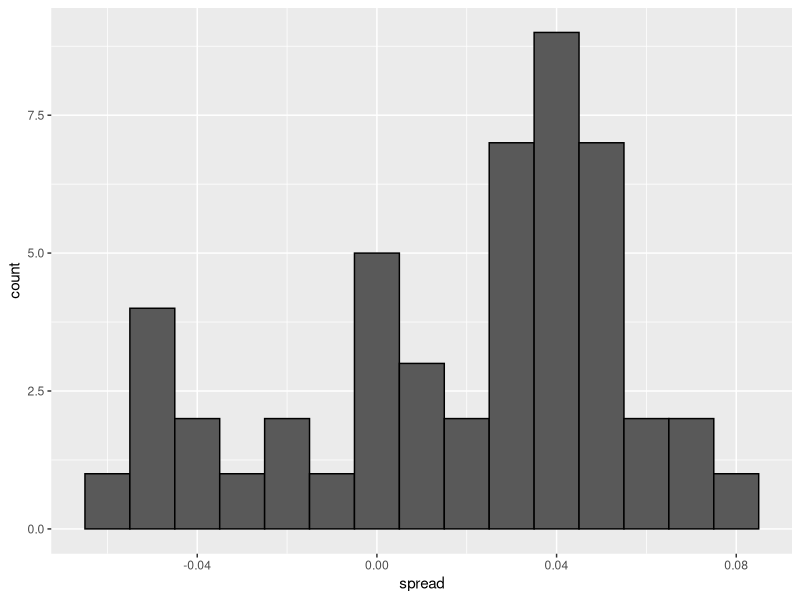
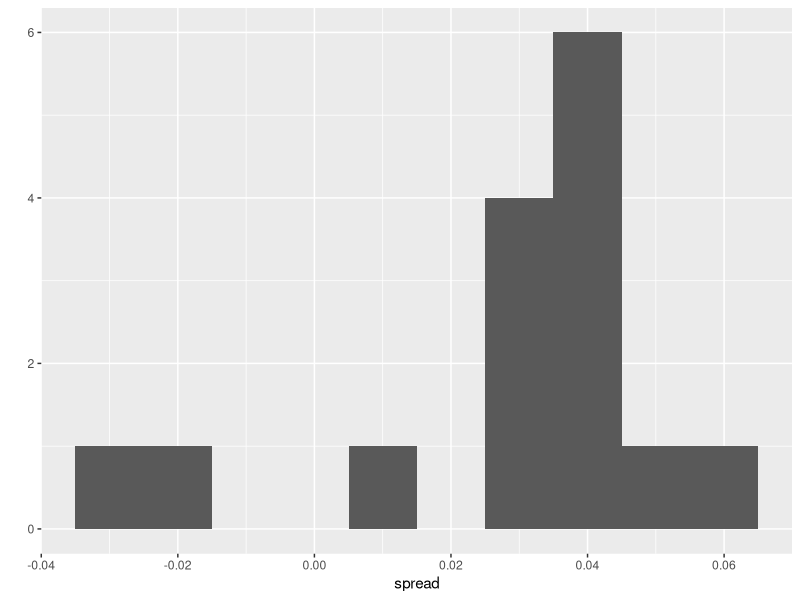
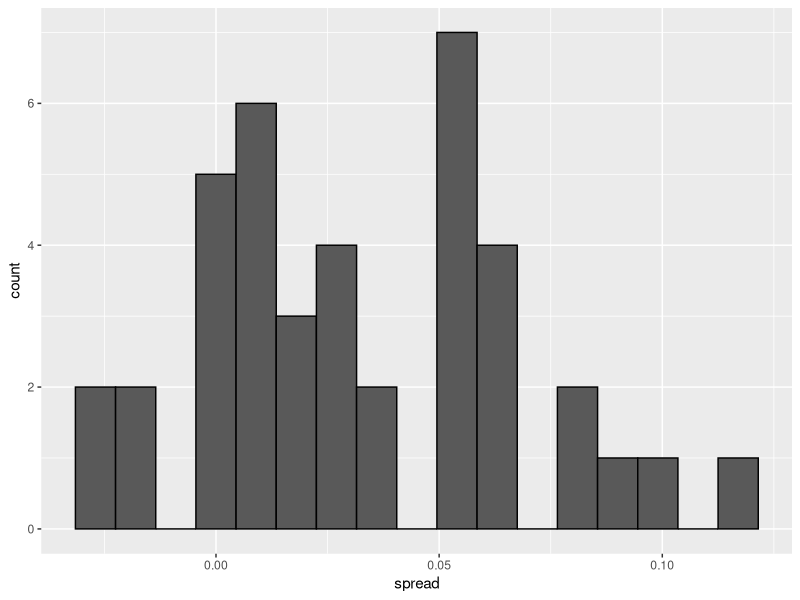

Write the R code that produced these figures, in order.
## ---- chunk 1
library(tidyverse)
library(dslabs)
d <- 0.039
Ns <- c(1298, 533, 1342, 897, 774, 254, 812, 324, 1291, 1056, 2172, 516)
p <- (d + 1) / 2

polls <- map_df(Ns, function(N) {
  x <- sample(c(0,1), size = N, replace = TRUE, prob = c(1-p, p))
  x_hat <- mean(x)
  se_hat <- sqrt(x_hat * (1 - x_hat) / N)
  list(estimate = 2 * x_hat - 1,
       low = 2 * (x_hat - 1.96 * se_hat) - 1,
       high = 2 * (x_hat + 1.96 * se_hat) - 1,
       sample_size = N)
}) %>% mutate(poll = seq_along(Ns))
## ---- chunk 2
sum(polls$sample_size)
## ---- chunk 3
d_hat <- polls %>%
  summarize(avg = sum(estimate * sample_size) / sum(sample_size)) %>%
  pull(avg)
## ---- chunk 4
data(polls_us_election_2016)
## ---- chunk 5
polls <- polls_us_election_2016 %>%
  filter(state == "U.S." & enddate >= "2016-10-31" &
           (grade %in% c("A+","A","A-","B+") | is.na(grade)))
## ---- chunk 6
polls <- polls %>%
  mutate(spread = rawpoll_clinton / 100 - rawpoll_trump / 100)
## ---- chunk 7
d_hat <- polls %>%
  summarize(d_hat = sum(spread * samplesize) / sum(samplesize)) %>%
  pull(d_hat)
## ---- chunk 8
p_hat <- (d_hat + 1) / 2
moe <- 1.96 * 2 * sqrt(p_hat * (1 - p_hat) / sum(polls$samplesize))
moe
## ---- chunk 9
polls %>%
  ggplot(aes(spread)) +
  geom_histogram(color = "black", binwidth = .01)
## ---- chunk 10
polls %>% group_by(pollster) %>% summarize(n())
## ---- chunk 11
polls %>% group_by(pollster) %>%
  filter(n() >= 6) %>%
  summarize(se = 2 * sqrt(p_hat * (1 - p_hat) / median(samplesize)))
## ---- chunk 12
one_poll_per_pollster <- polls %>% group_by(pollster) %>%
  filter(enddate == max(enddate)) %>%
  ungroup()
## ---- chunk 13
qplot(spread, data = one_poll_per_pollster, binwidth = 0.01)
## ---- chunk 14
sd(one_poll_per_pollster$spread)
## ---- chunk 15
results <- one_poll_per_pollster %>%
  summarize(avg = mean(spread),
            se = sd(spread) / sqrt(length(spread))) %>%
  mutate(start = avg - 1.96 * se,
         end = avg + 1.96 * se)
round(results * 100, 1)
## ---- chunk 16
library(dslabs)
data(heights)
x <- heights %>% filter(sex == "Male") %>%
  pull(height)
## ---- chunk 17
mean(x)
sd(x)
## ---- chunk 18
N <- 50
male_height <- sample(x, size = N, replace = TRUE)
mu <- mean(male_height)
sigma <- sd(male_height)
mu
sigma
## ---- chunk 19
sigma <- sqrt(sum({male_height - mean(male_height)}^2 / (N - 1)))
sigma
## ---- chunk 20
s <- sqrt(sum({male_height - mean(male_height)}^2 / (N - 1)))
se <- s / sqrt(N)
c(mu - 1.96 * se, mu + 1.96 * se)
## ---- chunk 21
N <- 50
B <- 10000
male_h_avg <- replicate(B, {
  male_height <- sample(x, size = N, replace = TRUE)
  mu <- mean(male_height)
  s <- sd(male_height)
  se <- s / sqrt(N)
  between(mu, mu - 1.96 * se, mu + 1.96 * se)
})
mean(male_h_avg)
## ---- chunk 22
data(polls_us_election_2016)
polls <- polls_us_election_2016 %>%
  filter(pollster %in% c("Rasmussen Reports/Pulse Opinion Research",
                         "The Times-Picayune/Lucid") &
           enddate >= "2016-10-15" &
           state == "U.S.") %>%
  mutate(spread = rawpoll_clinton / 100 - rawpoll_trump / 100)
## ---- chunk 23
polls %>% ggplot(aes(spread)) +
  geom_histogram(color = "black", binwidth = .009)
## ---- chunk 24
polls %>%
  filter(pollster == "Rasmussen Reports/Pulse Opinion Research") %>%
  summarize(expected_value = mean(spread))
## ---- chunk 25
polls %>%
  filter(pollster == "Rasmussen Reports/Pulse Opinion Research") %>%
  summarize(N_1 = n())
## ---- chunk 26
Rasmussen <- polls %>%
  filter(pollster == "Rasmussen Reports/Pulse Opinion Research")
ev_1 <- mean(Rasmussen$spread)
ev_1
## ---- chunk 27
N_1 <- 16
s_1 <- sd(Rasmussen$spread)
se_1 <- s_1 / sqrt(N_1)
se_1
## ---- chunk 28
polls %>% filter(pollster == "The Times-Picayune/Lucid") %>%
  summarize(N_2 = n())
## ---- chunk 29
Times <- polls %>%
  filter(pollster == "The Times-Picayune/Lucid")
ev_2 <- mean(Times$spread)
ev_2
## ---- chunk 30
N_2 <- 24
s_2 <- sd(Times$spread)
se_2 <- s_2 / sqrt(N_2)
se_2
## ---- chunk 31
ev_2 - ev_1
## ---- chunk 32
se_2 - se_1
## ---- chunk 33
polls %>% group_by(pollster) %>%
  summarize(sigma = sqrt(sum({spread - mean(spread)}^2 / (n() - 1))))
## ---- chunk 34
difference_ci <- polls %>%
  group_by(pollster) %>%
  summarize(avg = mean(spread),
            sigma = sqrt(sum({spread - mean(spread)}^2 / (n() - 1))),
            se = sigma / sqrt(n())) %>%
  ungroup() %>%
  summarize(d_avg = avg[2] - avg[1],
            d_sigma = sigma[2] - sigma[1],
            d_se = se[2] - se[1]) %>%
  mutate(start = d_avg - 1.96 * d_se,
         end = d_avg + 1.96 * d_se)
round(difference_ci * 100, 1)
## ---- chunk 35
p_value <- polls %>%
  group_by(pollster) %>%
  summarize(avg = mean(spread),
            sigma = sqrt(sum({spread - mean(spread)}^2 / (n() - 1))),
            se = sigma / sqrt(n())) %>%
  select(-pollster, -sigma)
round(p_value * 100, 1) %>% chisq.test() %>% .$p.value
## ---- chunk 36
polls <- polls_us_election_2016 %>%
  filter(enddate >= "2016-10-15" &
           state == "U.S.") %>%
  group_by(pollster) %>%
  filter(n() >= 5) %>%
  mutate(spread = rawpoll_clinton / 100 - rawpoll_trump / 100) %>%
  ungroup()
## ---- chunk 37
polls %>%
  group_by(pollster) %>%
  summarize(avg = mean(spread),
            sigma = sqrt(sum({spread - mean(spread)}^2 / (n() - 1))),
            se = sigma / sqrt(n()))
## ---- chunk 38
polls %>%
  group_by(pollster) %>%
  summarize(avg = mean(spread),
            sigma = sqrt(sum({spread - mean(spread)}^2 / (n() - 1))),
            se = sigma / sqrt(n())) %>%
  summarize(variability = mean(avg), s = sd(avg))
